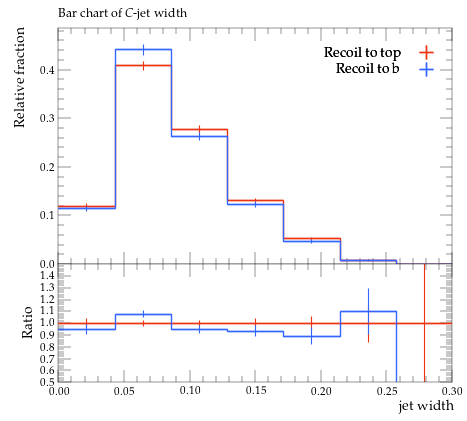

Here is the Python script that generated this plot:
#! /usr/bin/env python

# This Python script was auto-generated using YODA v2.0.2.
# Analysis object: /MC_HFDECAYS/width_C_jet
# Timestamp: 31-07-2026 (13:13:54)

import matplotlib as mpl
import matplotlib.pyplot as plt
mpl.use('Agg') # comment out for interactive use
import os
import numpy as np

plotDir = os.path.split(os.path.realpath(__file__))[0]
if 'YODA_USER_PLOT_PATH' in globals():
    plot_outdir = globals()['YODA_USER_PLOT_PATH']
else:
    plot_outdir = plotDir

#plot style
plt.style.use(os.path.join(plotDir, '../default.mplstyle'))
# plot metadata
figW, figH = plt.rcParams['figure.figsize']
ax_xLabel = r'jet width'
ax_yLabel = r'Relative fraction'
ax_title  = r'Bar chart of $C$-jet width'
ax_xScale = 'linear'
ax_yScale = 'linear'
xLims = (0.0, 0.3)
yLims = (0.0, 0.48611244000000003)

# TeX-friendly labels for the legend
labels = {
    'legend' : ([ r"Recoil to top", r"Recoil to b" ], r""),
}

# Adjust canvas width and height
canvasW = 10.0
canvasH = 9.0
figW *= canvasW/10.
figH *= canvasH/9.

# Create figure and axis objects
fig, (ax, ratio0_ax) = plt.subplots(2, 1, sharex=True,
                  figsize=(figW,figH), gridspec_kw={'height_ratios': (6.0, 3.0)})

# Set figure margins
plt.subplots_adjust(
    left   = 1.0 * plt.rcParams['figure.subplot.left'],
    right  = 1.0 * plt.rcParams['figure.subplot.right'],
    top    = 1.0 * plt.rcParams['figure.subplot.top'],
    bottom = 1.0 * plt.rcParams['figure.subplot.bottom'])

ratio0_ax.yaxis.set_major_locator(mpl.ticker.MultipleLocator(0.1))
ratio0_ax.set_ylim(0.5, 1.4999)
ratio0_ax.set_ylabel('Ratio')

# the numerical data is stored in a separate file
dataf = dict()
prefix = os.path.split(__file__)[0]
if prefix:    prefix = prefix + '/'
exec(open(prefix+'width_C_jet__data.py').read(), dataf)


legend_handles = dict() # keep track of handles for the legend

# style options for curves
# starts at zorder>=5 to draw curve on top of legend
styles = {
  'recoil_t': {
    'color' : '#EE3311',
    'linestyle' : '-',
    'linewidth' : 1,
    'marker' : 'none',
    'markersize' : 2,
    'capsize' : 0.0,
    'zorder' : 5,
    'histstyle' : 1,
    'drawstyle' : 'steps-pre',
    'xerrorbars' : 1,
    'yerrorbars' : 1,
    'fillcolor' : None,
    'fillopacity' : 1.0,
    'ratio0_linestyle' : '-',
    'ratio0_linewidth' : 1,
    'ratio0_marker' : 'none',
    'ratio0_markersize' : 2,
    'ratio0_capsize' : 0.0,
    'ratio0_zorder' : 5,
    'ratio0_histstyle' : 1,
    'ratio0_drawstyle' : 'steps-pre',
    'ratio0_xerrorbars' : 1,
    'ratio0_yerrorbars' : 1,
  },
  'recoil_b': {
    'color' : '#3366FF',
    'linestyle' : '-',
    'linewidth' : 1,
    'marker' : 'none',
    'markersize' : 2,
    'capsize' : 0.0,
    'zorder' : 6,
    'histstyle' : 1,
    'drawstyle' : 'steps-pre',
    'xerrorbars' : 1,
    'yerrorbars' : 1,
    'fillcolor' : None,
    'fillopacity' : 1.0,
    'ratio0_linestyle' : '-',
    'ratio0_linewidth' : 1,
    'ratio0_marker' : 'none',
    'ratio0_markersize' : 2,
    'ratio0_capsize' : 0.0,
    'ratio0_zorder' : 6,
    'ratio0_histstyle' : 1,
    'ratio0_drawstyle' : 'steps-pre',
    'ratio0_xerrorbars' : 1,
    'ratio0_yerrorbars' : 1,
  },
}

# curve from input yoda files in main panel
for label, yvals in dataf['yvals'].items():
    if all(np.isnan(v) for v in dataf['yvals'][label]):
        continue
    tmp = None
    if styles[label]['histstyle']: # draw as histogram
        xpos = dataf['xedges'][label] if styles[label]['drawstyle'] else dataf['xpoints'][label]
        ypos = np.insert(yvals, 0, yvals[0]) if styles[label]['drawstyle'] else yvals
        if styles[label]['fillcolor']: # fill area below curve
            ax.fill_between(xpos, ypos, step='pre',
                            color=styles[label]['fillcolor'],
                            alpha=styles[label]['fillopacity'])
        tmp, = ax.plot(xpos, ypos,
                       color=styles[label]['color'],
                       linestyle=styles[label]['linestyle'],
                       linewidth=styles[label]['linewidth'],
                       drawstyle=styles[label]['drawstyle'], solid_joinstyle='miter',
                       zorder=styles[label]['zorder'], label=label)
    tmp = ax.errorbar(dataf['xpoints'][label], yvals,
                      xerr=np.array(dataf['xerrs'][label])*styles[label]['xerrorbars'],
                      yerr=np.array(dataf['yerrs'][label])*styles[label]['yerrorbars'],
                      fmt=styles[label]['marker'], capsize=styles[label]['capsize'],
                      markersize=styles[label]['markersize'],
                      ecolor=styles[label]['color'],
                      color=styles[label]['color'], zorder=styles[label]['zorder'])
    tmp[-1][0].set_linestyle(styles[label]['linestyle'])
    tmp[-1][0].set_linewidth(styles[label]['linewidth'])
    if label in dataf['add_legend_handle']:  legend_handles[label] = tmp
    for varLabel in dataf['variation_yvals'].keys():
        if varLabel.startswith(label):
            tmp, = ax.plot(dataf['xedges'][label], dataf['variation_yvals'][varLabel],
                           color=styles[label]['color'],
                           linestyle=styles[label]['linestyle'],
                           linewidth=styles[label]['linewidth'],
                           drawstyle='steps-pre', solid_joinstyle='miter',
                           zorder=styles[label]['zorder'], alpha=0.5)


# plots on ratio panel
# curve from input yoda files in ratio panel
for label, yvals in dataf['ratio0_yvals'].items():
    if all(np.isnan(v) for v in yvals):
        continue
    if styles[label]['ratio0_histstyle']: # plot as histogram
        xpos = dataf['xedges']['recoil_t'] if styles[label]['ratio0_drawstyle'] else dataf['xpoints']['recoil_t']
        ypos = np.insert(yvals, 0, yvals[0]) if styles[label]['ratio0_drawstyle'] else yvals
        ratio0_ax.plot(xpos, ypos,
                       color=styles[label]['color'],
                       linewidth=styles[label]['linewidth'],
                       linestyle=styles[label]['ratio0_linestyle'],
                       drawstyle=styles[label]['ratio0_drawstyle'], zorder=styles[label]['zorder'],
                       solid_joinstyle='miter')
    tmp = ratio0_ax.errorbar(dataf['xpoints']['recoil_t'], yvals,
                             xerr=np.array(dataf['ref_xerrs'])*styles[label]['ratio0_xerrorbars'],
                             yerr=np.array(dataf['ratio0_yerrs'][label])*styles[label]['ratio0_yerrorbars'],
                             fmt=styles[label]['ratio0_marker'], capsize=styles[label]['ratio0_capsize'],
                             markersize=styles[label]['ratio0_markersize'],
                             ecolor=styles[label]['color'],
                             color=styles[label]['color'])
    tmp[-1][0].set_linestyle(styles[label]['ratio0_linestyle'])
    tmp[-1][0].set_linewidth(styles[label]['ratio0_linewidth'])

    for varlabel in dataf['ratio0_variation_vals'].keys():
        if varlabel.startswith(label):
            ratio0_ax.plot(dataf['xedges']['recoil_t'],
                            dataf['ratio0_variation_vals'][varlabel],
                            color=styles[label]['color'],
                            linestyle=styles[label]['linestyle'],
                            linewidth=styles[label]['linewidth'],
                            drawstyle='steps-pre', solid_joinstyle='miter',
                            zorder=1, alpha=0.5)

legend_items = list(legend_handles.values())
ax.add_artist(ax.legend(legend_items,
                        labels['legend'][0],
                        title=labels['legend'][1],
                        alignment='right',
                        loc='upper right',
                        bbox_to_anchor=(1.0, 0.97),markerfirst=False))

# set plot metadata as defined above
ratio0_ax.set_xlabel(ax_xLabel)
ratio0_ax.xaxis.set_label_coords(1., -0.15)
ax.set_ylabel(ax_yLabel, ha='right', va='top')
ax.yaxis.set_label_coords(-0.11, 1.0)
ax.set_title(ax_title, loc='left')
ax.set_xscale(ax_xScale)
ax.set_yscale(ax_yScale)
ax.set_xlim(xLims)
ax.set_ylim(yLims)

# tick formatting
plt.rcParams['xtick.top'] = True
plt.rcParams['ytick.right'] = True
fig.align_ylabels((ax, ratio0_ax))
plt.savefig(os.path.join(plot_outdir, 'width_C_jet.pdf'), format='PDF')
plt.savefig(os.path.join(plot_outdir, 'width_C_jet.png'), format='PNG')

plt.close(fig)
